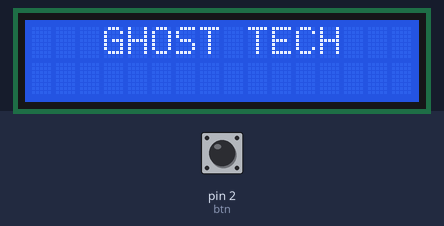
The sketch below on a simulated Arduino Uno, built with avr-gcc and run on an emulated ATmega328P. Parts: 16×2 character LCD. Inputs (shaded band) come from the test bench; at power-on: pin 2 (btn) LOW. What the sketch prints to the serial monitor is not drawn.

Above: at 0.1 s.
3.3 s: pin 2 (btn) pulled HIGH for 0.15 s
At 4.4 s:
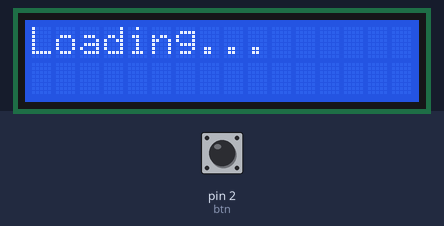
Timing chart, 0 to 6.3 s (numbered marks = the images above; inputs shaded):
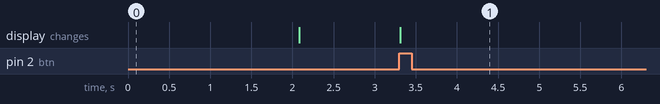

The sketch:

Part-12.ino
```cpp
#include <LiquidCrystal_I2C.h>

LiquidCrystal_I2C lcd(0x27,16,2);
int btn=2;


void setup() {
  Serial.begin(9600);
  // put your setup code here, to run once:
 pinMode(btn,INPUT);
 lcd.init();
 lcd.backlight();

 lcd.setCursor(3, 0);
  lcd.print("GHOST TECH");
  delay(2000);
  lcd.clear();
}

bool isActive = false;

void loop() {
  // put your main code here, to run repeatedly:


if(digitalRead(btn)){
isActive = !isActive;
Serial.println(isActive);
}

 if(isActive == true){
//  if(digitalRead(btn)){
    lcd.setCursor(0, 0);
    lcd.print("Loading...");

 }else{
  lcd.clear();
 }


}
```

Measured:
- after the input at 3.3 s, the display: changes at once (image 1)
